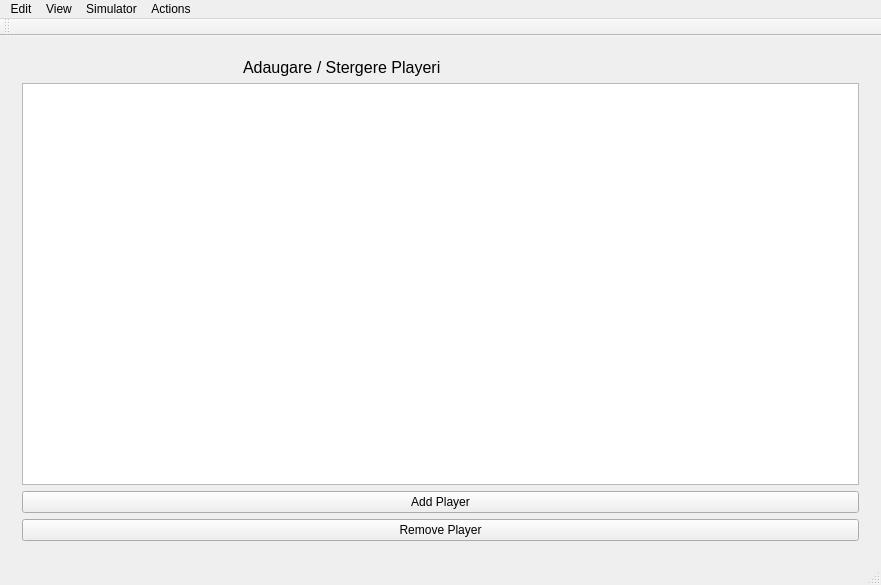
<?xml version="1.0" encoding="UTF-8"?>
<ui version="4.0">
 <class>MainWindow</class>
 <widget class="QMainWindow" name="MainWindow">
  <property name="geometry">
   <rect>
    <x>0</x>
    <y>0</y>
    <width>881</width>
    <height>585</height>
   </rect>
  </property>
  <property name="windowTitle">
   <string>MainWindow</string>
  </property>
  <widget class="QWidget" name="centralWidget">
   <layout class="QHBoxLayout" name="horizontalLayout">
    <item>
     <widget class="QStackedWidget" name="stackedWidget">
      <property name="currentIndex">
       <number>1</number>
      </property>
      <widget class="QWidget" name="clasamentPage">
       <widget class="QListView" name="clasamentList">
        <property name="geometry">
         <rect>
          <x>10</x>
          <y>51</y>
          <width>831</width>
          <height>441</height>
         </rect>
        </property>
       </widget>
       <widget class="QLabel" name="clasamentLabel">
        <property name="geometry">
         <rect>
          <x>380</x>
          <y>-220</y>
          <width>181</width>
          <height>498</height>
         </rect>
        </property>
        <property name="font">
         <font>
          <pointsize>12</pointsize>
         </font>
        </property>
        <property name="text">
         <string>Clasament</string>
        </property>
       </widget>
      </widget>
      <widget class="QWidget" name="addPlayerPage">
       <layout class="QVBoxLayout" name="verticalLayout">
        <item>
         <widget class="QLabel" name="adaugareplayerlabel">
          <property name="font">
           <font>
            <pointsize>12</pointsize>
           </font>
          </property>
          <property name="text">
           <string>                                                  Adaugare / Stergere Playeri</string>
          </property>
         </widget>
        </item>
        <item>
         <widget class="QTableView" name="playersList"/>
        </item>
        <item>
         <widget class="QPushButton" name="addButton">
          <property name="text">
           <string>Add Player</string>
          </property>
         </widget>
        </item>
        <item>
         <widget class="QPushButton" name="removeButton">
          <property name="text">
           <string>Remove Player</string>
          </property>
         </widget>
        </item>
       </layout>
      </widget>
      <widget class="QWidget" name="etapePage">
       <widget class="QListView" name="etapeList">
        <property name="geometry">
         <rect>
          <x>0</x>
          <y>60</y>
          <width>861</width>
          <height>411</height>
         </rect>
        </property>
       </widget>
       <widget class="QLabel" name="label">
        <property name="geometry">
         <rect>
          <x>390</x>
          <y>10</y>
          <width>61</width>
          <height>31</height>
         </rect>
        </property>
        <property name="font">
         <font>
          <pointsize>12</pointsize>
         </font>
        </property>
        <property name="text">
         <string>Etape</string>
        </property>
       </widget>
      </widget>
      <widget class="QWidget" name="categoriiPage">
       <widget class="QListView" name="categoriiList">
        <property name="geometry">
         <rect>
          <x>10</x>
          <y>50</y>
          <width>841</width>
          <height>431</height>
         </rect>
        </property>
       </widget>
       <widget class="QLabel" name="label_2">
        <property name="geometry">
         <rect>
          <x>380</x>
          <y>10</y>
          <width>161</width>
          <height>31</height>
         </rect>
        </property>
        <property name="font">
         <font>
          <pointsize>12</pointsize>
         </font>
        </property>
        <property name="text">
         <string>Categorii</string>
        </property>
       </widget>
      </widget>
     </widget>
    </item>
   </layout>
  </widget>
  <widget class="QMenuBar" name="menuBar">
   <property name="geometry">
    <rect>
     <x>0</x>
     <y>0</y>
     <width>881</width>
     <height>21</height>
    </rect>
   </property>
   <widget class="QMenu" name="menuAdd">
    <property name="title">
     <string>Edit</string>
    </property>
   </widget>
   <widget class="QMenu" name="menuView">
    <property name="title">
     <string>View</string>
    </property>
    <addaction name="actionViewClasament"/>
    <addaction name="actionViewEtape"/>
    <addaction name="actionViewAddPlayers"/>
    <addaction name="actionViewCategorii"/>
   </widget>
   <widget class="QMenu" name="menuSimulator">
    <property name="title">
     <string>Simulator</string>
    </property>
    <addaction name="actionSimulare_lupte"/>
   </widget>
   <widget class="QMenu" name="menuActions">
    <property name="title">
     <string>Actions</string>
    </property>
    <addaction name="actionRefreshDatabase"/>
   </widget>
   <addaction name="menuAdd"/>
   <addaction name="menuView"/>
   <addaction name="menuSimulator"/>
   <addaction name="menuActions"/>
  </widget>
  <widget class="QToolBar" name="mainToolBar">
   <attribute name="toolBarArea">
    <enum>TopToolBarArea</enum>
   </attribute>
   <attribute name="toolBarBreak">
    <bool>false</bool>
   </attribute>
  </widget>
  <widget class="QStatusBar" name="statusBar"/>
  <action name="actionAddPlayer">
   <property name="text">
    <string>Add/Remove Player</string>
   </property>
  </action>
  <action name="actionClasament">
   <property name="text">
    <string>Clasament</string>
   </property>
  </action>
  <action name="actionCategorii">
   <property name="text">
    <string>Categorii</string>
   </property>
  </action>
  <action name="actionEtape">
   <property name="text">
    <string>Etape</string>
   </property>
  </action>
  <action name="actionSimulator">
   <property name="text">
    <string>Simulator</string>
   </property>
  </action>
  <action name="actionViewClasament">
   <property name="text">
    <string>Clasament</string>
   </property>
  </action>
  <action name="actionViewEtape">
   <property name="text">
    <string>Etape</string>
   </property>
  </action>
  <action name="actionSimulare_lupte">
   <property name="text">
    <string>Simulare lupte</string>
   </property>
  </action>
  <action name="actionRefreshDatabase">
   <property name="text">
    <string>RefreshDatabase</string>
   </property>
  </action>
  <action name="actionViewAddPlayers">
   <property name="text">
    <string>Add Players</string>
   </property>
  </action>
  <action name="actionViewCategorii">
   <property name="text">
    <string>Categorii</string>
   </property>
  </action>
 </widget>
 <layoutdefault spacing="6" margin="11"/>
 <resources/>
 <connections/>
</ui>
